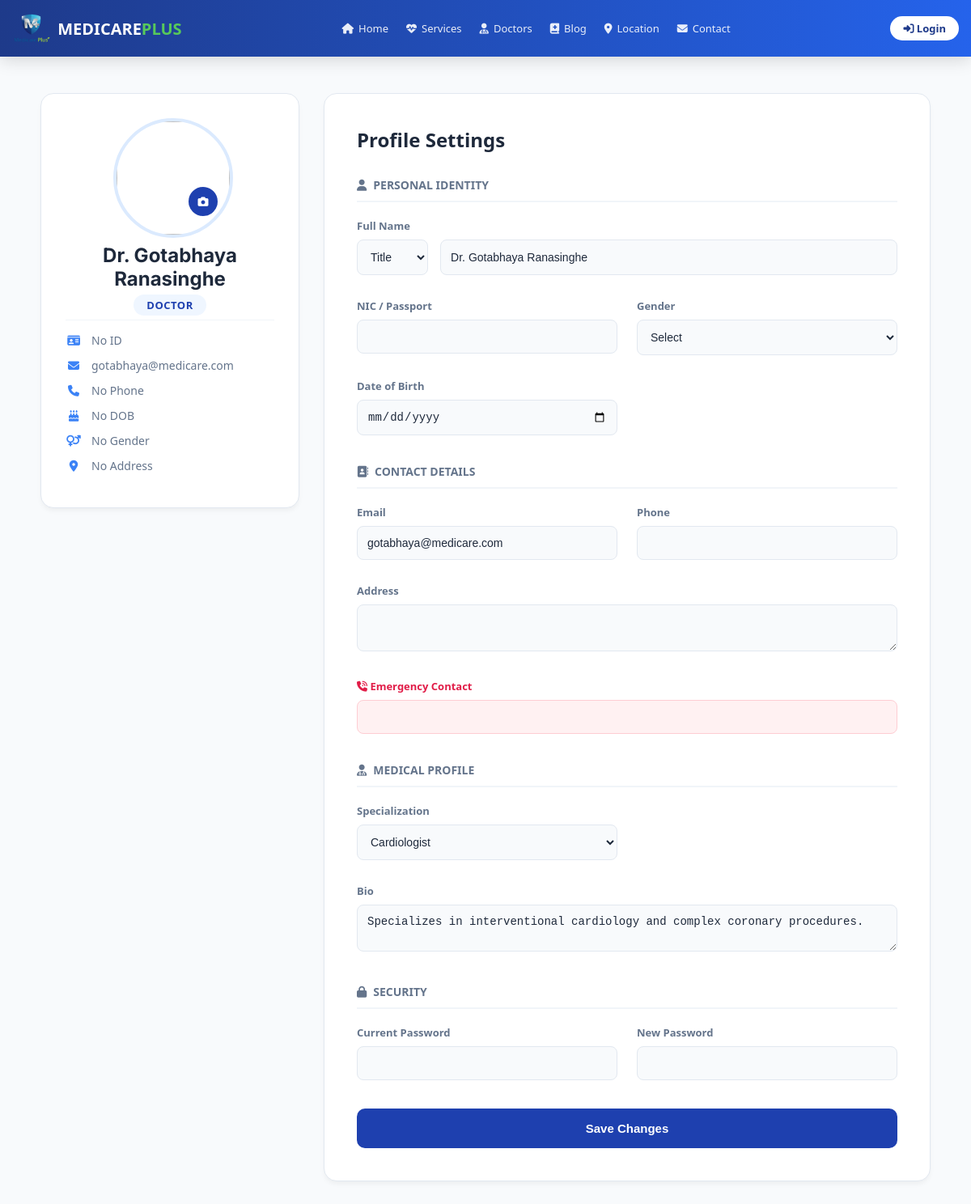
The app's page /edit_profile.php (signed in) with its own data.
### tables this page shows
CREATE TABLE `users` (
  `id` int(11) UNSIGNED NOT NULL,
  `title` varchar(10) DEFAULT NULL,
  `full_name` varchar(100) NOT NULL,
  `email` varchar(100) NOT NULL,
  `phone` varchar(20) DEFAULT NULL,
  `address` text DEFAULT NULL,
  `emergency_contact` varchar(20) DEFAULT NULL,
  `dob` date DEFAULT NULL,
  `gender` varchar(20) DEFAULT NULL,
  `nic` varchar(20) DEFAULT NULL,
  `password` varchar(255) NOT NULL,
  `created_at` timestamp NOT NULL DEFAULT current_timestamp(),
  `role` enum('patient','doctor','admin') DEFAULT 'patient',
  `specialty` varchar(100) DEFAULT 'General Practitioner',
  `bio` text DEFAULT NULL,
  `profile_image` varchar(255) DEFAULT 'images/placeholder_doctor.png',
  `rating` decimal(2,1) DEFAULT 4.5,
  `profile_pic` varchar(255) DEFAULT NULL
);

### edit_profile.php (the view, shortened to what this page needs)
<?php
include 'db_connect.php';
$my_id = $_SESSION['user_id'];
$sql = "SELECT * FROM users WHERE id = $my_id";
$result = $conn->query($sql);
$user = $result->fetch_assoc();
$role = isset($user['role']) ? strtolower($user['role']) : 'patient';
?>
<!DOCTYPE html>
<html lang="en">
<head>
    <link rel="stylesheet" href="https://cdnjs.cloudflare.com/ajax/libs/font-awesome/6.4.0/css/all.min.css">
</head>
<body>
    <?php include 'header.php'; ?>
    <div class="container">
        <aside class="profile-card">
            <div class="avatar-wrapper">
                <?php
                $pic = "https://cdn.pixabay.com/photo/2015/10/05/22/37/blank-profile-picture-973460_1280.png";
                ?>
                <img src="<?php echo $pic; ?>" id="avatarPreview" class="avatar-img">
                <label for="uploadAvatar" class="upload-icon"><i class="fas fa-camera"></i></label>
            </div>
            <h3 class="sidebar-name" style="margin-bottom: 5px !important;">
                <?php
                $display = trim(($user['title'] ?? '') . " " . ($user['full_name'] ?? ''));
                echo !empty($display) ? htmlspecialchars($display) : htmlspecialchars($_SESSION['username'] ?? 'User');
                ?>
            </h3>
            <span class="user-role" style="margin-bottom: 5px !important; display: inline-block;">
                <?php echo ucfirst($role); ?>
            </span>
            <div style="margin-top: 0px !important; padding-top: 15px !important; border-top: 1px solid #f1f5f9;">
                <div class="info-row"><i class="fas fa-id-card"></i> <?php echo htmlspecialchars($user['nic'] ?? 'No ID'); ?></div>
                <div class="info-row"><i class="fas fa-envelope"></i> <?php echo htmlspecialchars($user['email']); ?></div>
                <div class="info-row"><i class="fas fa-phone"></i> <?php echo htmlspecialchars($user['phone'] ?? 'No Phone'); ?></div>
                <div class="info-row"><i class="fas fa-birthday-cake"></i> <?php echo htmlspecialchars($user['dob'] ?? 'No DOB'); ?></div>
                <div class="info-row"><i class="fas fa-venus-mars"></i> <?php echo htmlspecialchars($user['gender'] ?? 'No Gender'); ?></div>
                <div class="info-row" style="align-items:flex-start;">
                    <i class="fas fa-map-marker-alt" style="margin-top:3px;"></i>
                    <?php echo htmlspecialchars(substr($user['address'] ?? 'No Address', 0, 30)); ?>
                </div>
            </div>
        </aside>
        <main class="edit-card">
            <h2 style="margin:0 0 30px 0; font-size:24px; color:#1e293b;">Profile Settings</h2>
            <form action="" method="POST" enctype="multipart/form-data">
                <div class="section-title"><i class="fas fa-user"></i> Personal Identity</div>
                <div class="form-grid">
                    <div class="form-group full-width">
                        <label>Full Name</label>
                        <div style="display: flex; gap: 15px;">
                            <select name="title" style="width: 100px;">
                                <option value="">Title</option>
                            </select>
                            <input type="text" name="name" value="<?php echo htmlspecialchars($user['full_name'] ?? ''); ?>" required>
                        </div>
                    </div>
                    <div class="form-group">
                        <label>NIC / Passport</label>
                        <input type="text" name="nic" value="<?php echo htmlspecialchars($user['nic'] ?? ''); ?>">
                    </div>
                    <div class="form-group">
                        <label>Gender</label>
                        <select name="gender">
                            <option value="">Select</option>
                        </select>
                    </div>
                    <div class="form-group">
                        <label>Date of Birth</label>
                        <input type="date" name="dob" value="<?php echo $user['dob'] ?? ''; ?>">
                    </div>
                </div>
                <div class="section-title"><i class="fas fa-address-book"></i> Contact Details</div>
                <div class="form-grid">
                    <div class="form-group">
                        <label>Email</label>
                        <input type="email" name="email" value="<?php echo htmlspecialchars($user['email'] ?? ''); ?>" required>
                    </div>
                    <div class="form-group">
                        <label>Phone</label>
                        <input type="text" name="phone" value="<?php echo htmlspecialchars($user['phone'] ?? ''); ?>">
                    </div>
                    <div class="form-group full-width">
                        <label>Address</label>
                        <textarea name="address" rows="2"><?php echo htmlspecialchars($user['address'] ?? ''); ?></textarea>
                    </div>
                    <div class="form-group full-width">
                        <label style="color: #e11d48;"><i class="fas fa-phone-volume"></i> Emergency Contact</label>
                        <input type="text" name="emergency" value="<?php echo htmlspecialchars($user['emergency_contact'] ?? ''); ?>" style="background:#fff1f2; border-color:#fecdd3;">
                    </div>
                </div>
                <?php if ($role == 'doctor'): ?>
                    <div class="section-title"><i class="fas fa-user-md"></i> Medical Profile</div>
                    <div class="form-grid">
                        <div class="form-group">
                            <label>Specialization</label>
                            <select name="specialty">
                                <?php
                                $specs = ['Cardiologist', 'Neurologist', 'Pediatrician', 'General Surgeon', 'Dermatologist', 'General Practitioner'];
                                $cur = $user['specialty'] ?? '';
                                foreach ($specs as $s) {
                                    $sel = ($cur == $s) ? 'selected' : '';
                                    echo "<option value='$s' $sel>$s</option>";
                                }
                                ?>
                            </select>
                        </div>
                        <div class="form-group full-width">
                            <label>Bio</label>
                            <textarea name="bio"><?php echo htmlspecialchars($user['bio'] ?? ''); ?></textarea>
                        </div>
                    </div>
                <?php endif; ?>
                <div class="section-title"><i class="fas fa-lock"></i> Security</div>
                <div class="form-grid">
                    <div class="form-group">
                        <label>Current Password</label>
                        <input type="password" name="current_password">
                    </div>
                    <div class="form-group">
                        <label>New Password</label>
                        <input type="password" name="new_password">
                    </div>
                </div>
                <button type="submit" class="btn-save">Save Changes</button>
            </form>
        </main>
    </div>
</body>
</html>

### edit_profile.php (style rules this page uses)
:root { --primary: #1e40af; --text-dark: #1e293b; --text-gray: #64748b; --bg: #f8fafc; --white: #ffffff; --border: #e2e8f0; }
body { background-color: var(--bg); font-family: 'Inter', sans-serif; margin: 0; padding-top: 80px; color: var(--text-dark); }
.container { max-width: 1100px; margin: 40px auto; padding: 0 20px; display: grid; grid-template-columns: 320px 1fr; gap: 30px; }
.profile-card { background: var(--white); border-radius: 16px; padding: 30px; text-align: center; border: 1px solid var(--border); box-shadow: 0 4px 6px -1px rgba(0, 0, 0, 0.05); height: fit-content; margin-top: -75px; }
.avatar-wrapper { position: relative; width: 140px; height: 140px; margin: 0 auto 15px; }
.avatar-img { width: 100%; height: 100%; object-fit: cover; border-radius: 50%; border: 4px solid #dbeafe; }
.upload-icon { position: absolute; bottom: 8px; right: 8px; background: var(--primary); color: white; width: 36px; height: 36px; border-radius: 50%; display: flex; align-items: center; justify-content: center; cursor: pointer; border: 3px solid white; }
.sidebar-name { font-family: 'Inter', sans-serif; font-size: 24px; font-weight: 700; color: #1e293b; margin: 15px 0 5px 0; display: block; }
.user-role { display: inline-block; padding: 4px 16px; background: #eff6ff; color: var(--primary); border-radius: 20px; font-size: 13px; font-weight: 600; text-transform: uppercase; letter-spacing: 0.5px; margin-bottom: 20px; }
.info-row { display: flex; align-items: center; gap: 12px; color: var(--text-gray); font-size: 14px; margin-bottom: 12px; text-align: left; }
.info-row i { color: #3b82f6; width: 20px; text-align: center; }
.edit-card { background: var(--white); border-radius: 16px; padding: 40px; border: 1px solid var(--border); box-shadow: 0 4px 6px -1px rgba(0, 0, 0, 0.05); margin-top: -75px }
.section-title { font-size: 14px; font-weight: 700; color: var(--text-gray); text-transform: uppercase; margin-bottom: 20px; border-bottom: 2px solid #f1f5f9; padding-bottom: 10px; display: flex; align-items: center; gap: 8px; }
.form-grid { display: grid; grid-template-columns: 1fr 1fr; gap: 24px; margin-bottom: 30px; }
.form-group { margin-bottom: 5px; }
.full-width { grid-column: span 2; }
label { display: block; margin-bottom: 8px; font-size: 13px; font-weight: 600; color: var(--text-gray); }
input, textarea, select { width: 100%; padding: 12px; border: 1px solid var(--border); border-radius: 8px; font-size: 14px; color: var(--text-dark); background: #f8fafc; box-sizing: border-box; }
.btn-save { background: #1e40af; color: white; border: none; padding: 16px; border-radius: 10px; font-size: 15px; font-weight: 600; cursor: pointer; width: 100%; }

### header.php (style rules this page uses)
:root { --primary-blue: #1e3a8a; --primary-light: #2563eb; --accent-green: #57c95a; --text-white: #ffffff; --glass-bg: rgba(255, 255, 255, 0.15); --header-height: 70px; }
body { margin-top: var(--header-height) !important; font-family: 'Segoe UI', Tahoma, Geneva, Verdana, sans-serif; }

### records on screen
users: full_name "Dr. Gotabhaya Ranasinghe", role "DOCTOR", nic "No ID", email "gotabhaya@medicare.com", phone "No Phone", dob "No DOB", gender "No Gender", address "No Address", name "Dr. Gotabhaya Ranasinghe", bio "Specializes in interventional cardiology and complex coronary procedures."

### other values on screen
form field specialty "Cardiologist"
